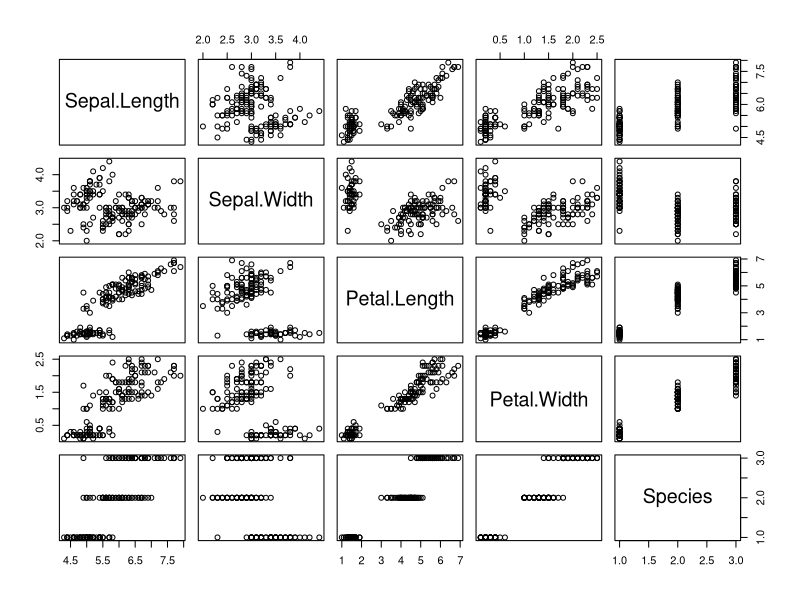
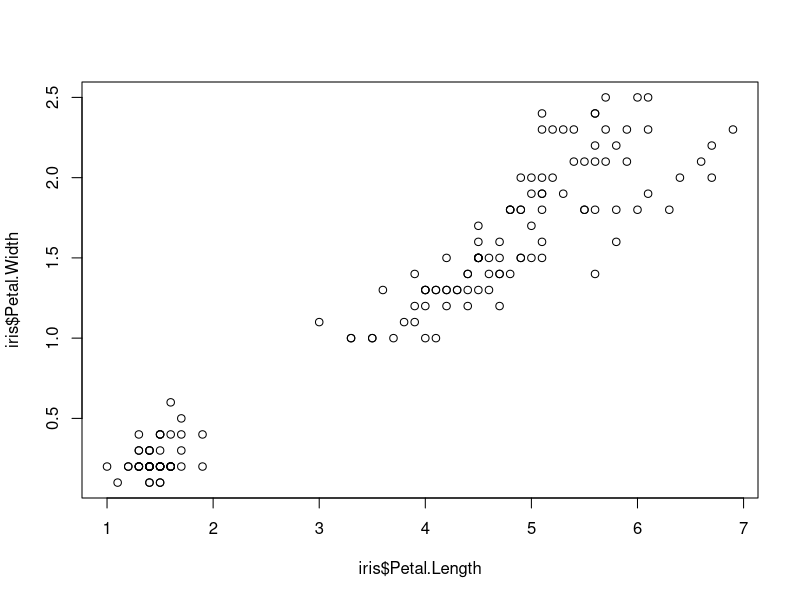
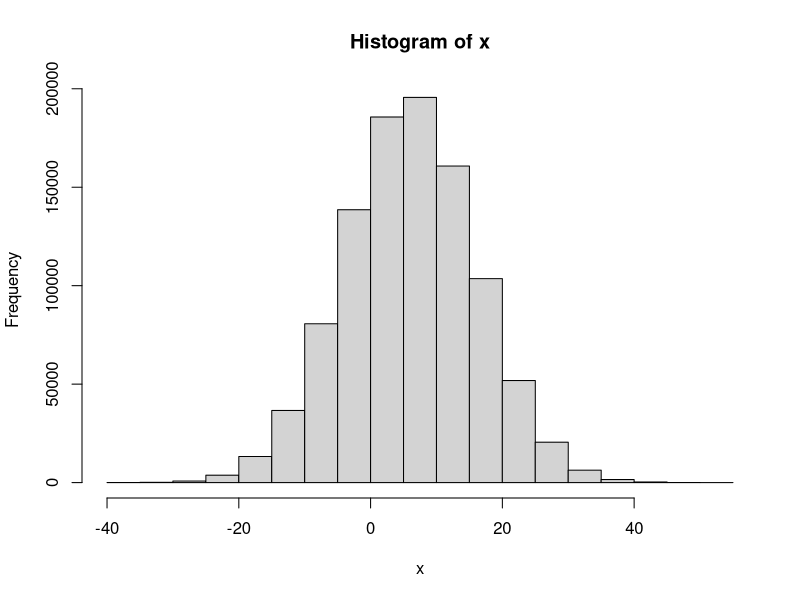

Write R code to recreate these figures, in order.
1+1
3/4
6*4

.libPaths()

print('Hello World')


?mean 

mean

library(dplyr)

install.packages('lmer')

library(utils)
sessionInfo()

getwd()
setwd("C:/Users/luis_/GitHub/BayesianMechanisticModeling")


data("iris")

head(iris)
tail(iris)

summary(iris)

names(iris)

head(iris$Petal.Length)

summary(iris$Petal.Length)

typeof(iris)
str(iris)


plot(iris)

plot(iris$Petal.Length, iris$Petal.Width)


iris[4]

iris[4, ]

iris[4, 'Petal.Width']


x = c()
x = c(1,2,3,4)
length(x)

dim(iris)

result = 0
for (idx in 1:10){
  result = result + idx
}
print(result)
result

if (4<6){
  print('4<6')
} else{
  print('4>6')
}

quadratic = function(x){
  return(x^2)
}
quadratic(9)
quadratic(c(1,2,3,4,5,6))
quadratic(seq(1, 100))

?rnorm


x = rnorm(n=1000000, mean = 6, sd=10)

summary(x)
sd(x)

hist(x)

